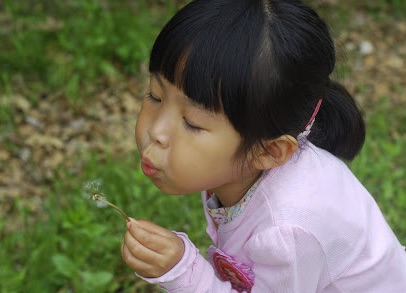
#> input picture cvdir/img/girl.jpg, 406 x 293 px
$ jupyter execute '넘파이_opencv연습.ipynb'
#> lines starting #> are read from the running program, lines starting #| are printed output that depends on the picture
[cell 1]
import cv2
import numpy as np

img = np.zeros((120,120, 3), dtype=np.uint8) # 120x120 2차원 배열 생성, 3채널 컬러 이미지

[cell 2]
print(img.shape)
img

[cell 3]
img[25:35, :] = [255,0,0]   # 25~35행 모든 열에 [255,0,0], 파랑색 할당
cv2.imshow('BGR', img)
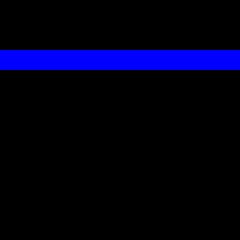
#> window 'BGR': shape (120, 120, 3) (shown 2 times larger); mean B, G, R 21.2, 0, 0
if cv2.waitKey(0) & 0xFF == 27:
#> (key Esc is pressed here)
    cv2.destroyAllWindows()

[cell 4]
img[55:65, :] = [0, 255, 0]                     # 55~65행 모든 열에 [0,255,0], 초록색 할당
img[85:95, :] = [0,0,255]                       # 85~95행 모든 열에 [0,0,255], 빨강색 할당
img[:, 35:45] = [255,255,0]                     # 모든행 35~45 열에 [255,255,0], 하늘색 할당
img[:, 75:85] = [255,0,255]                     # 모든행 75~85 열에 [255,0,255], 분홍색 할당
cv2.imshow('BGR', img)
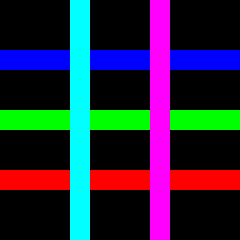
#> window 'BGR': shape (120, 120, 3) (shown 2 times larger); mean B, G, R 60.2, 39, 39
if cv2.waitKey(0) & 0xFF == 27:
#> (key Esc is pressed here)
    cv2.destroyAllWindows()

[cell 5]
img = np.zeros((120,120, 3), dtype=np.uint8)

# [41 lines of commented-out code are left out]

for i in range(20, 120+1, 20):
    for j in range(20, 120+1, 20):
        img[j-20:j,i-20:i] = [i * 2,j * 2,i + j]

cv2.imshow('BGR', img)
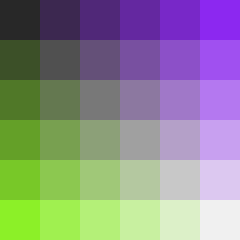
#> window 'BGR': shape (120, 120, 3) (shown 2 times larger); mean B, G, R 140, 140, 140
if cv2.waitKey(0) & 0xFF == 27:
#> (key Esc is pressed here)
    cv2.destroyAllWindows()

[cell 6]
import cv2
from matplotlib import pyplot as plt

img = cv2.imread('./img/girl.jpg')
#> img is the input picture: shape (293, 406, 3); mean B, G, R 82.4, 104.7, 105.5

plt.imshow(img)
plt.xticks([])                  # x좌표 눈금 제거         ---②
plt.yticks([])                  # y좌표 눈금 제거         ---③
plt.show()

[cell 7]
help(plt.imshow) # RGB

[cell 8]
help(cv2.imshow) # BGR

[cell 9]
img = cv2.imread('./img/girl.jpg')

cv2.imshow('girl', img)
cv2.waitKey()
cv2.destroyAllWindows()

[cell 10]
np.array([1,2,3,4,5])

[cell 11]
arr = np.array([1,2,3,4,5])

[cell 12]
arr[:]

[cell 13]
arr.ndim

[cell 14]
arr[:3]

[cell 15]
arr2 = np.array([[1,2,3,4,5],
                 [1,2,3,4,5]])

[cell 16]
arr2

[cell 17]
arr2[:,:]

[cell 18]
arr2[:1,1:4]

[cell 19]
import cv2
from matplotlib import pyplot as plt

img = cv2.imread('./img/girl.jpg')

img.shape
#> Out = (293, 406, 3)

[cell 20]
print(img[:,:,::1])

[cell 21]
# (2,1,0) 세번째 두번째 첫번째
plt.imshow(img[:,:,(2,1,0)])
plt.xticks([])                  # x좌표 눈금 제거         ---②
plt.yticks([])                  # y좌표 눈금 제거         ---③
plt.show()
